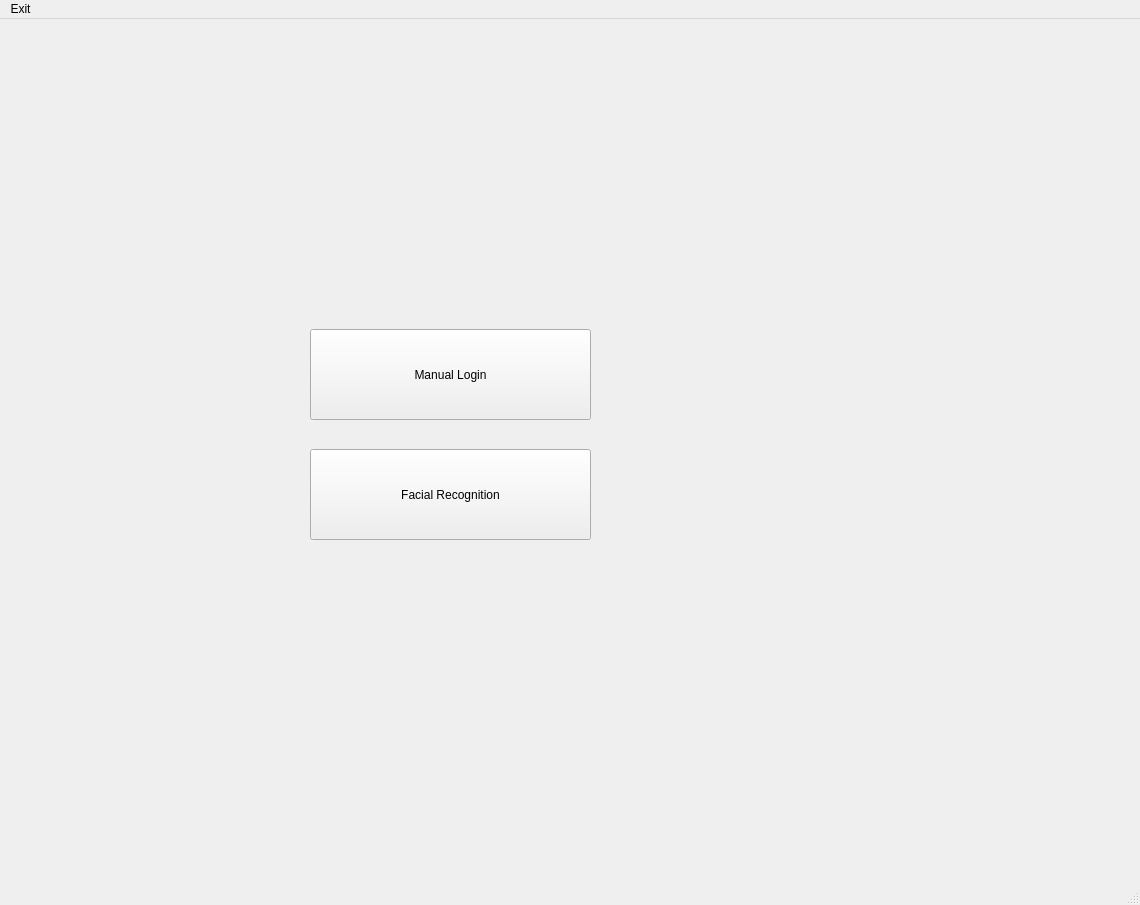
<?xml version="1.0" encoding="UTF-8"?>
<ui version="4.0">
 <class>MainWindow</class>
 <widget class="QMainWindow" name="MainWindow">
  <property name="geometry">
   <rect>
    <x>0</x>
    <y>0</y>
    <width>1140</width>
    <height>905</height>
   </rect>
  </property>
  <property name="windowTitle">
   <string>MainWindow</string>
  </property>
  <widget class="QWidget" name="centralwidget">
   <widget class="QPushButton" name="pushButton">
    <property name="geometry">
     <rect>
      <x>310</x>
      <y>310</y>
      <width>281</width>
      <height>91</height>
     </rect>
    </property>
    <property name="text">
     <string>Manual Login</string>
    </property>
   </widget>
   <widget class="QPushButton" name="pushButton_2">
    <property name="geometry">
     <rect>
      <x>310</x>
      <y>430</y>
      <width>281</width>
      <height>91</height>
     </rect>
    </property>
    <property name="text">
     <string>Facial Recognition</string>
    </property>
   </widget>
   <widget class="QLabel" name="label">
    <property name="geometry">
     <rect>
      <x>340</x>
      <y>90</y>
      <width>221</width>
      <height>161</height>
     </rect>
    </property>
    <property name="text">
     <string>&lt;html&gt;&lt;head/&gt;&lt;body&gt;&lt;p&gt;&lt;img src=&quot;:/newPrefix/Webp.net-resizeimage.jpg&quot;/&gt;&lt;/p&gt;&lt;/body&gt;&lt;/html&gt;</string>
    </property>
   </widget>
  </widget>
  <widget class="QMenuBar" name="menubar">
   <property name="geometry">
    <rect>
     <x>0</x>
     <y>0</y>
     <width>1140</width>
     <height>21</height>
    </rect>
   </property>
   <widget class="QMenu" name="menuExit">
    <property name="title">
     <string>Exit</string>
    </property>
   </widget>
   <addaction name="menuExit"/>
  </widget>
  <widget class="QStatusBar" name="statusbar"/>
 </widget>
 <resources>
  <include location="rochePic.qrc"/>
 </resources>
 <connections/>
</ui>
